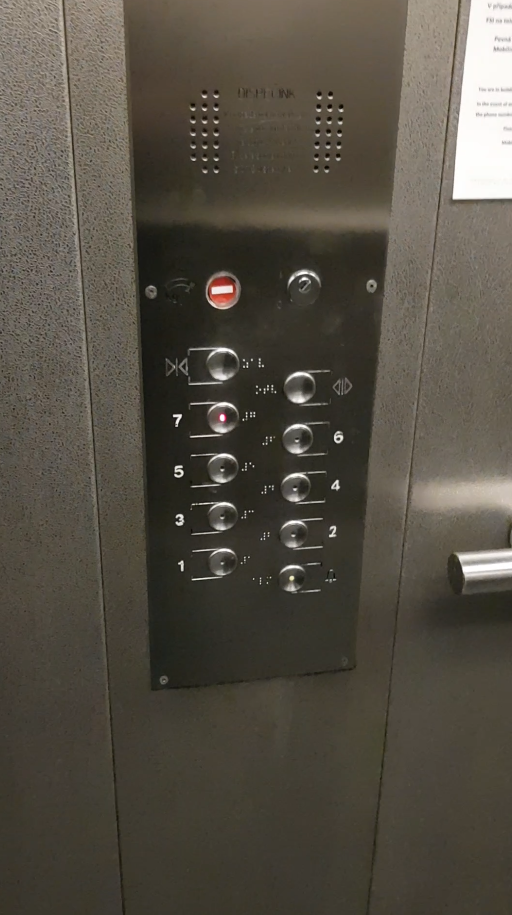
#> input picture main/opencv/data/test_data/a2.png, 512 x 915 px, found by its file name
$ jupyter execute prepro_notebook.ipynb
#> lines starting #> are read from the running program, lines starting #| are printed output that depends on the picture; after the words box and inside, x2 and y2 are one past the last pixel; in counts of white or black regions, pixels touching at a corner belong together
### main/opencv/preprocess.py
"""A preprocessing module for button recognition.

#Assumptions:   TODO:

This module contains functions needed for preprocessing an image:
    grayscaling
    median filtering
    canny edge detection
    candidate ROI extraction
    size filtering

Typical usage example:
TODO:
"""
import cv2
import imutils
import numpy as np

from imutils import contours

def adjust_brightness_dynamic(image, brightness=0.0, contrast=0.0):
    out = imutils.adjust_brightness_contrast(image, brightness=brightness, contrast=contrast)
    return out

def grayscale(image):
    out = cv2.cvtColor(image, cv2.COLOR_BGR2GRAY)
    return out

def median_filter(image, kernelsize=3):
    out = cv2.medianBlur(image, kernelsize)
    return out

def canny_edge_extraction(image, sigma=0.33, dilate_iterations=2, erode_iterations=1):
    edges = imutils.auto_canny(image, sigma)
    edges_dilated = cv2.dilate(edges, None, iterations=dilate_iterations)
    edges_eroded = cv2.erode(edges_dilated, None, iterations=erode_iterations)
    edges = edges_eroded
    return edges

def candidate_extraction(image, edges):
    clone = image.copy()
    cnts = cv2.findContours(edges, mode=cv2.RETR_EXTERNAL, method=cv2.CHAIN_APPROX_SIMPLE)
    cnts = imutils.grab_contours(cnts)
    for (i, cnt) in enumerate(cnts):
        orig_label = contours.label_contour(image, cnt, i, color=[240, 0, 159])
    (cnts_ordered, bounding_boxes) = contours.sort_contours(cnts, method="top-to-bottom")
    for (i, cnt) in enumerate(cnts_ordered):
        sorted_label = contours.label_contour(clone, cnt, i, color=[240, 0, 50])
    return orig_label, sorted_label, cnts, cnts_ordered

def box_contours(image, cnts):
    boxes = []
    for i, cnt in enumerate(cnts):
        rect = cv2.minAreaRect(cnt)
        box = cv2.boxPoints(rect)
        box = np.int0(box)
        boxes.append(box)
        image = cv2.drawContours(image, [box], 0, (0, 0, 255), 2)
    return image, boxes

def boxdimension_filter(image, boxes, size_lim=None, width_lim=None,
                        height_lim=None, ratio_wh_lim=None):
    boxes_filtered = []
    for box in boxes:
        x_1, y_1 = box[0]
        x_2, y_2 = box[1]
        x_3, y_3 = box[2]
        x_4, y_4 = box[3]
        dx_12 = abs(x_1-x_2)
        dy_12 = abs(y_1-y_2)
        dx_23 = abs(x_2-x_3)
        dy_23 = abs(y_2-y_3)
        dy_14 = abs(y_1-y_4)

        l12 = dx_12 + dy_12
        l23 = dx_23 + dy_23

        if dy_12 <= dy_14:
            width = l12
            height = l23
        else:
            width = l23
            height = l12

        size = l12 * l23
        #CRITERIA
        if size_lim is not None:
            size_criteria = size_lim[0] <= size <= size_lim[1]
        else:
            size_criteria = True
        if height_lim is not None:
            height_criteria = height_lim[0] <= height <= height_lim[1]
        else:
            height_criteria = True
        if width_lim is not None:
            width_criteria = width_lim[0] <= width <= width_lim[1]
        else:
            width_criteria = True
        if ratio_wh_lim is not None:
            ratio_criteria = ratio_wh_lim[0] <= width/height <= ratio_wh_lim[1]
        else:
            ratio_criteria = True
        #VALID BOX?
        if size_criteria and height_criteria and width_criteria and ratio_criteria:
            boxes_filtered.append(box)
    for box in boxes_filtered:
        image = cv2.drawContours(image, [box], 0, (255, 0, 0), 2)
    return image, boxes_filtered

def draw_contours(image, contours, color):
    image = cv2.drawContours(image, contours, 0, color, 2)
    return image

# [5 lines left out: function show, not called in this run]

### main/opencv/prepro_notebook.ipynb
[cell 1]
import cv2
import preprocess
import imutils
from imutils import contours
from matplotlib import pyplot as plt
image = cv2.imread(r'E:\GoogleDriveSync\BREACH_RIDES_ELEVATOR\breach_rides_elevator\main\opencv\data\test_data\a2.png', cv2.COLOR_BGR2RGB)
#> image is the input picture: shape (915, 512, 3); mean B, G, R 68.4, 79, 84.7

[cell 2]
image = preprocess.adjust_brightness_dynamic(image)

gray = preprocess.grayscale(image)
color = cv2.cvtColor(image, cv2.COLOR_BGR2RGB)

[cell 3]
plt.imshow(gray, cmap="gray")
plt.title('my picture')
plt.show()

[cell 4]
median_filtered = preprocess.median_filter(gray)
plt.imshow(median_filtered, cmap="gray")
plt.title('filtered')
plt.show()

[cell 5]
edges = preprocess.canny_edge_extraction(median_filtered, sigma = 0.5,dilate_iterations=2,erode_iterations=1)
#> in canny_edge_extraction, `edges = imutils.auto_canny(image, sigma)`:
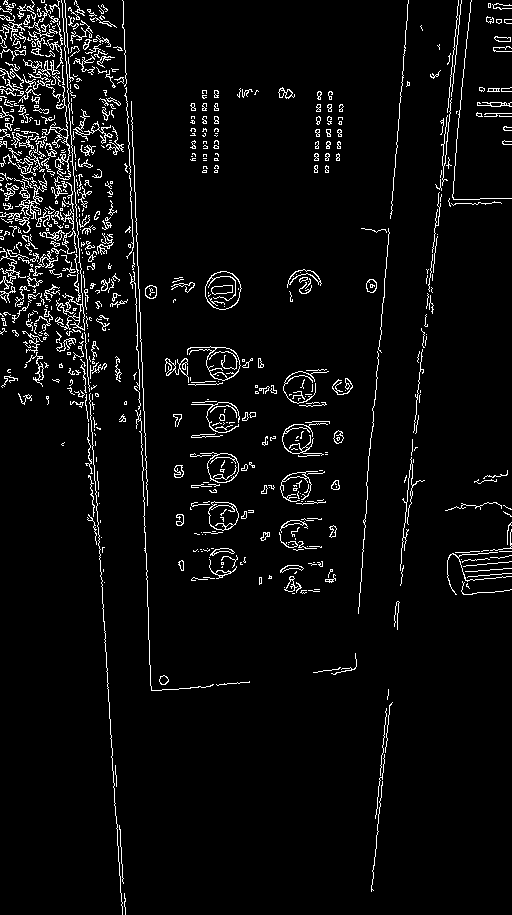
#> edges: shape (915, 512); 4.6% white in thin lines or dots
#> in canny_edge_extraction, `edges_dilated = cv2.dilate(edges, None, iterations=dilate_iterations)`: edges_dilated: shape (915, 512); 19.4% white; 79 white regions, largest, box (x1, y1, x2, y2) and area: (0, 0, 252, 915) 46507, (411, 0, 512, 436) 5569, (445, 520, 512, 597) 2606
#> in canny_edge_extraction, `edges_eroded = cv2.erode(edges_dilated, None, iterations=erode_iterati..`:
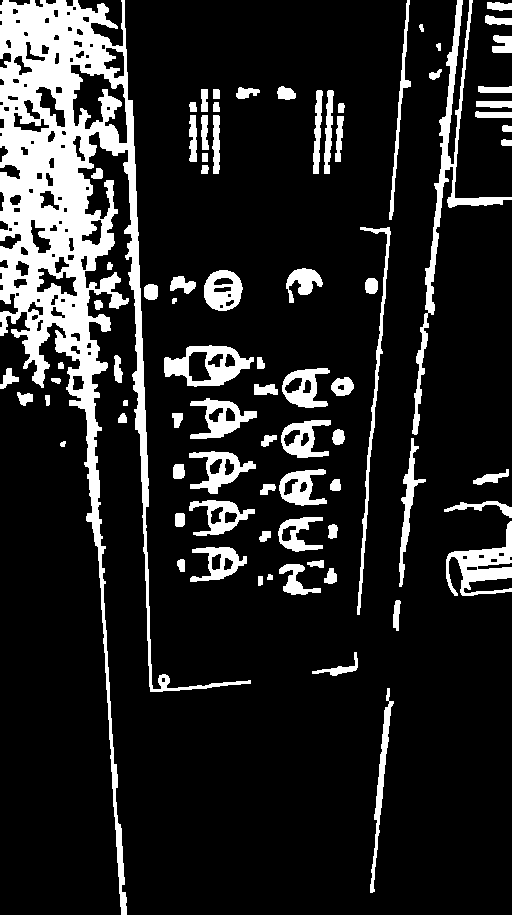
#> edges_eroded: shape (915, 512); 14.9% white; 82 white regions
plt.imshow(edges)
plt.title('canny edges')
plt.show()

[cell 6]
orig_label, sort_label, cnts, cnts_ordered = preprocess.candidate_extraction(median_filtered, edges)
#> in candidate_extraction, `cnts = cv2.findContours(edges, mode=cv2.RETR_EXTERNAL, method=cv2.CHAI..`: cnts = 82 contours, 4 with area under 20; largest, box (x1, y1, x2, y2) and area: (0, 0, 251, 915) 42582, (412, 0, 512, 435) 3158, (164, 345, 254, 387) 2378, (446, 521, 512, 596) 1862, (190, 398, 257, 439) 1291
#> the loop in candidate_extraction, `for (i, cnt) in enumerate(cnts):` made 82 passes
#> cnt on pass 55: [[202, 153], [202, 161], [207, 161], [207, 153]]
#> pass 3, in candidate_extraction, `orig_label = contours.label_contour(image, cnt, i, color=[240, 0, 159])`:
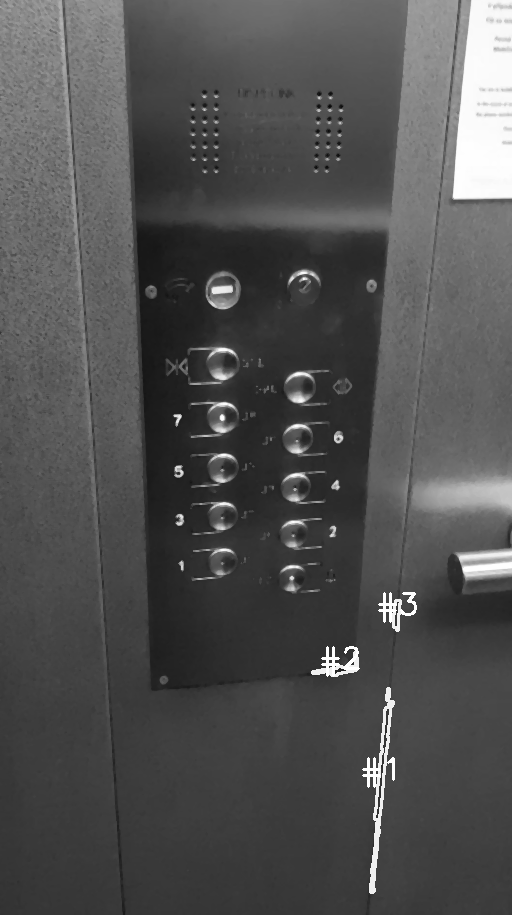
#> orig_label: shape (915, 512); min 9, max 255, mean 80.7
#> after the loop in candidate_extraction, `for (i, cnt) in enumerate(cnts):`:
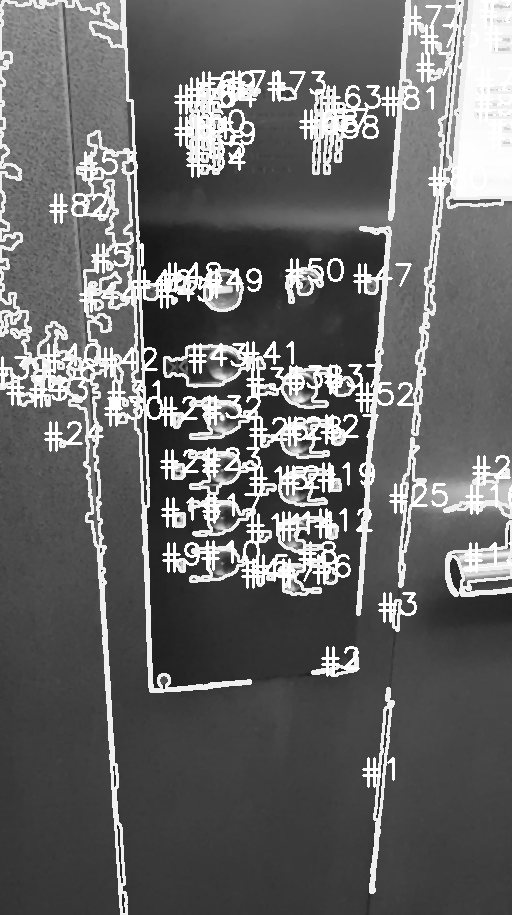
#> image: shape (915, 512); min 9, max 255, mean 104.5
#> in candidate_extraction, `(cnts_ordered, bounding_boxes) = contours.sort_contours(cnts, method="..`: cnts_ordered has the same summary as cnts; bounding_boxes = 82 items, first 6: (412, 0, 100, 435), (389, 0, 22, 220), (0, 0, 251, 915), (487, 2, 25, 9), (485, 15, 27, 10), (419, 24, 5, 8)
#> the loop in candidate_extraction, `for (i, cnt) in enumerate(cnts_ordered):` made 82 passes
#> pass 3, in candidate_extraction, `sorted_label = contours.label_contour(clone, cnt, i, color=[240, 0, 50])`:
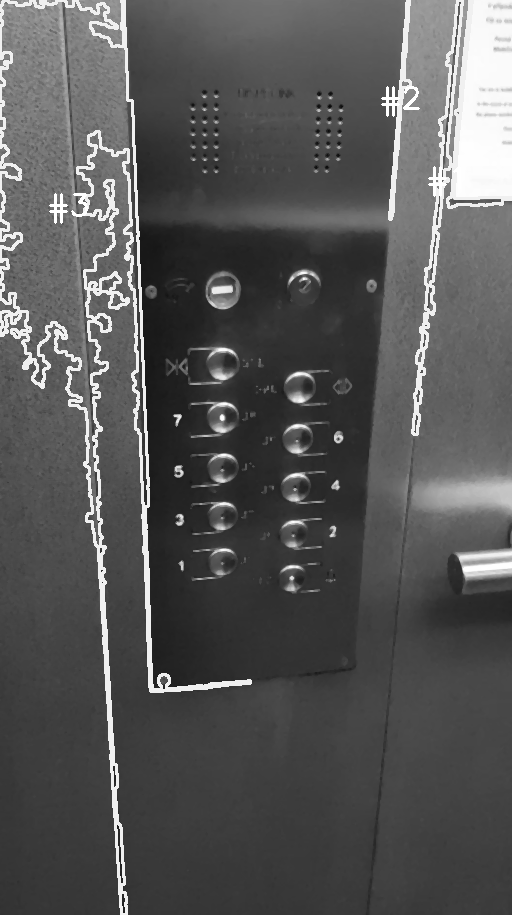
#> sorted_label: shape (915, 512); min 9, max 255, mean 86
#> after the loop in candidate_extraction, `for (i, cnt) in enumerate(cnts_ordered):`:
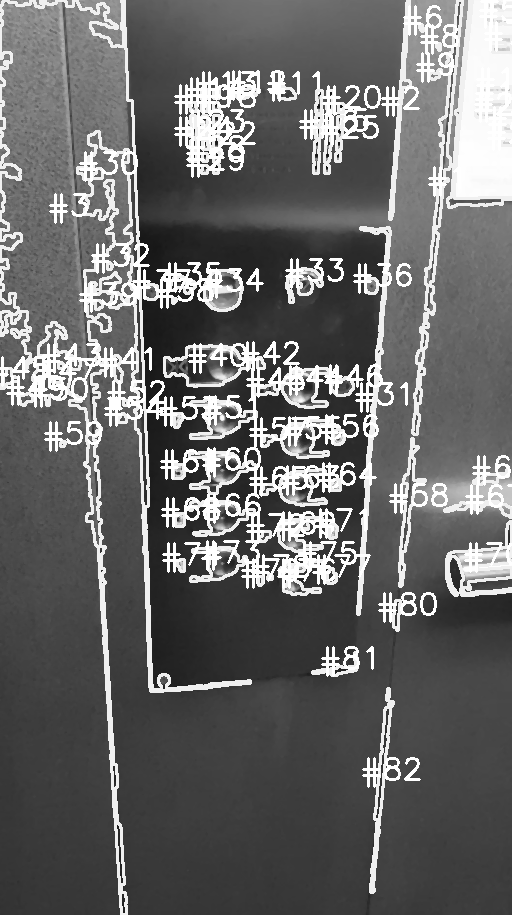
#> clone: shape (915, 512); min 9, max 255, mean 105.1
#> cnts_ordered has the same summary as cnts in candidate_extraction
plt.imshow(sort_label)
plt.title('labeled_sorted')
plt.show()
plt.imshow(orig_label)
plt.title('labeled')
plt.show()

[cell 7]
boxed_contours, boxes = preprocess.box_contours(median_filtered, cnts)
#> the loop in box_contours, `for i, cnt in enumerate(cnts):` made 82 passes
#> (rect, box) on passes 1 to 7: (((380.1, 790.1), (204.9, 8.25), -84.23), [[373, 892], [365, 891], [386, 687], [394, 688]]), (((336.9, 669), (48.74, 16.81), -24.34), [[318, 686], [311, 671], [355, 651], [362, 666]]), (((396, 614.9), (30.14, 6.17), -85.76), [[397, 630], [391, 629], [394, 599], [400, 600]]), (((260, 580.5), (9, 4), -90), [[262, 585], [258, 585], [258, 576], [262, 576]]), (((269.5, 576.5), (5, 5), -90), [[272, 579], [267, 579], [267, 574], [272, 574]]), (((330, 575.5), (15, 12), -90), [[336, 583], [324, 583], [324, 568], [336, 568]]), (((299.5, 579), (30, 41), -90), [[320, 594], [279, 594], [279, 564], [320, 564]])
#> (cnt, rect, box) on pass 55: ([[202, 153], [202, 161], [207, 161], [207, 153]], ((204.5, 157), (8, 5), -90), [[207, 161], [202, 161], [202, 153], [207, 153]])
#> pass 1, in box_contours, `image = cv2.drawContours(image, [box], 0, (0, 0, 255), 2)`:
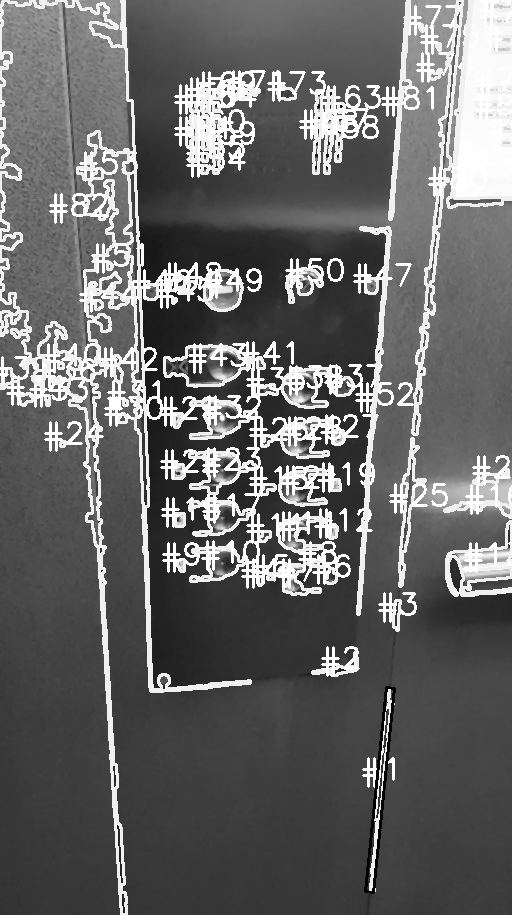
#> image: shape (915, 512); 0.27% of pixels changed, all inside (x1, y1, x2, y2) = (364, 686, 396, 894)
#> after the loop in box_contours, `for i, cnt in enumerate(cnts):`:
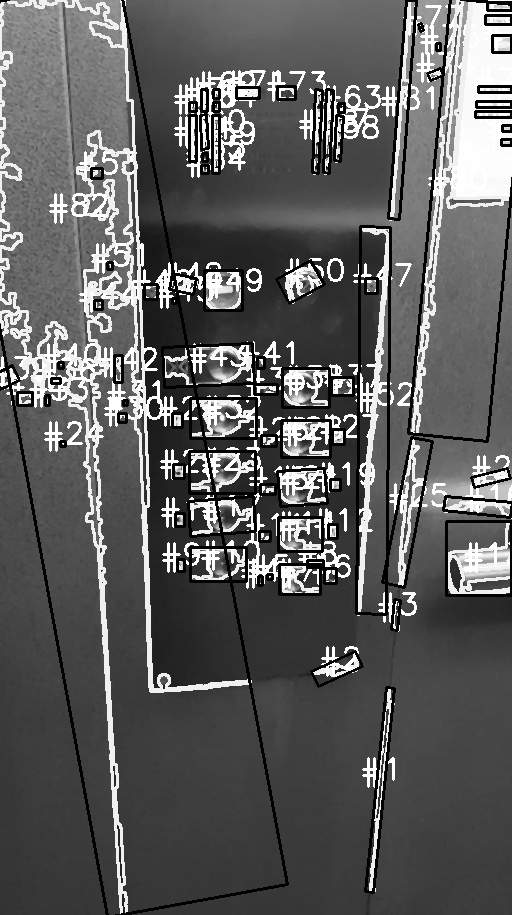
#> image: shape (915, 512); min 0, max 255, mean 94.1
#> after the loop in box_contours, `for i, cnt in enumerate(cnts):`: boxes = 82 items
#> boxes = 82 items
plt.imshow(boxed_contours)
plt.title('contours boxed')
plt.show()

[cell 8]
median_filtered = preprocess.median_filter(gray)
filtered, boxes_filtered = preprocess.boxdimension_filter(median_filtered, boxes, size_lim=(300,80000), width_lim=(10,200), height_lim=(10,200), ratio_wh_lim=(0.2,4))
#> the loop in boxdimension_filter, `for box in boxes:` made 82 passes
#> (x_1, y_1, x_2, y_2, x_3, y_3, x_4, y_4) on passes 1 to 12: (373, 892, 365, 891, 386, 687, 394, 688), (318, 686, 311, 671, 355, 651, 362, 666), (397, 630, 391, 629, 394, 599, 400, 600), (262, 585, 258, 585, 258, 576, 262, 576), (272, 579, 267, 579, 267, 574, 272, 574), (336, 583, 324, 583, 324, 568, 336, 568), (320, 594, 279, 594, 279, 564, 320, 564), (323, 567, 307, 567, 307, 560, 323, 560), (184, 571, 177, 571, 177, 559, 184, 559), (246, 581, 190, 581, 190, 547, 246, 547), (270, 541, 259, 541, 259, 531, 270, 531), (337, 538, 328, 538, 328, 524, 337, 524)
#> box on passes 25 to 30: [[404, 587], [382, 582], [411, 437], [432, 441]], [[276, 446], [261, 446], [261, 435], [276, 435]], [[344, 444], [332, 444], [332, 429], [344, 429]], [[330, 457], [281, 457], [281, 420], [330, 420]], [[182, 427], [172, 427], [172, 413], [182, 413]], [[126, 422], [118, 422], [118, 413], [126, 413]]
#> the loop in boxdimension_filter, `for box in boxes_filtered:` made 19 passes
#> box on passes 1 to 12: [[318, 686], [311, 671], [355, 651], [362, 666]], [[320, 594], [279, 594], [279, 564], [320, 564]], [[246, 581], [190, 581], [190, 547], [246, 547]], [[511, 595], [446, 595], [446, 521], [511, 521]], [[322, 551], [278, 551], [278, 517], [322, 517]], [[190, 536], [188, 501], [253, 496], [255, 531]], [[474, 487], [471, 477], [507, 468], [510, 478]], [[280, 506], [277, 471], [324, 468], [327, 503]], [[255, 493], [189, 493], [189, 451], [255, 451]], [[330, 457], [281, 457], [281, 420], [330, 420]], [[256, 438], [190, 438], [190, 398], [256, 398]], [[353, 395], [331, 395], [331, 377], [353, 377]]
#> pass 3, in boxdimension_filter, `image = cv2.drawContours(image, [box], 0, (255, 0, 0), 2)`:
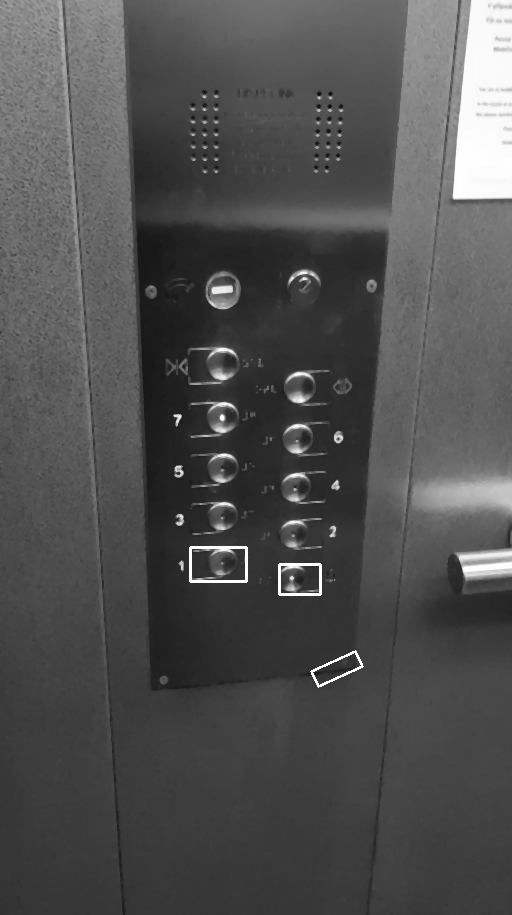
#> image: shape (915, 512); min 9, max 255, mean 80.1
#> after the loop in boxdimension_filter, `for box in boxes_filtered:`:
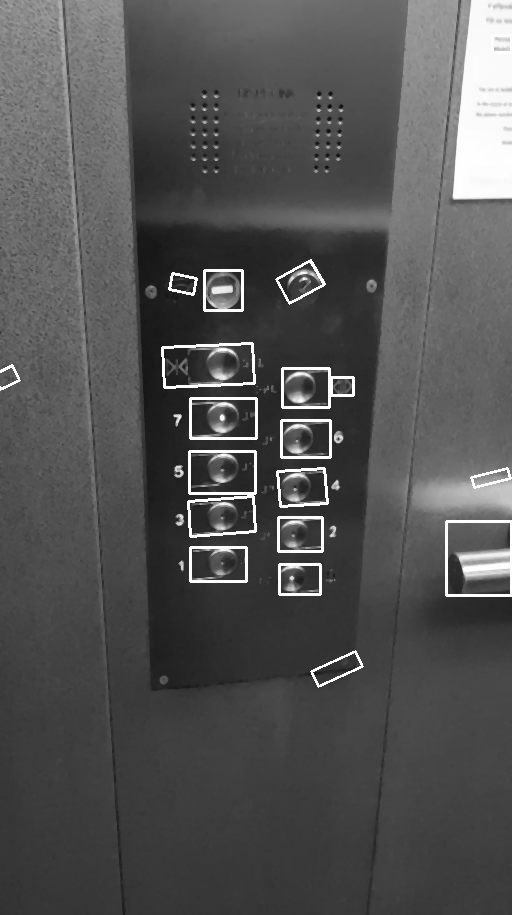
#> image: shape (915, 512); 1.55% of pixels changed, all inside (x1, y1, x2, y2) = (0, 34, 512, 597)
plt.imshow(filtered)
plt.title('filtered bounding boxes')
plt.show()
